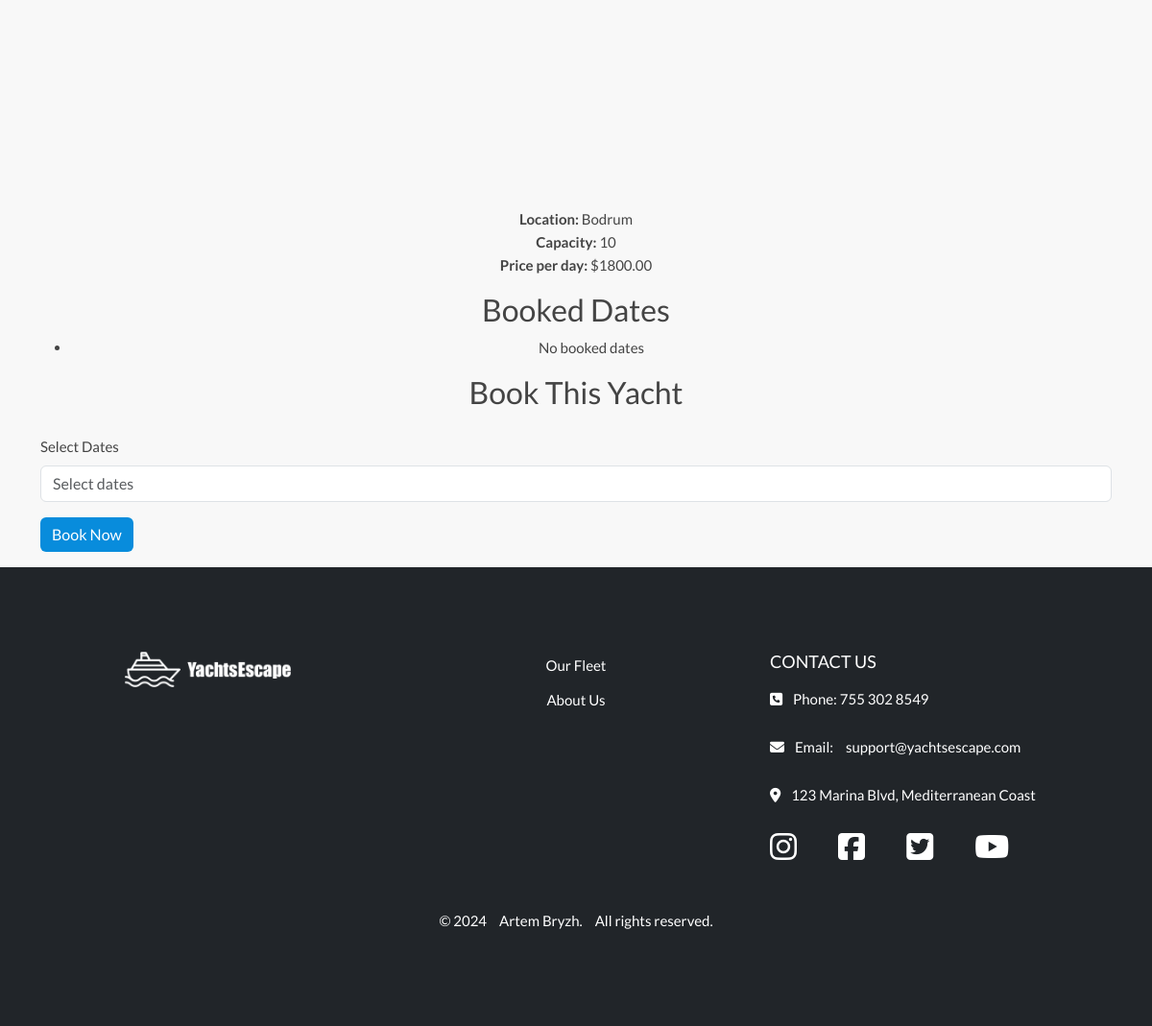
/yachts/yacht/2/ (lower part), run on an earlier commit of the app's database.
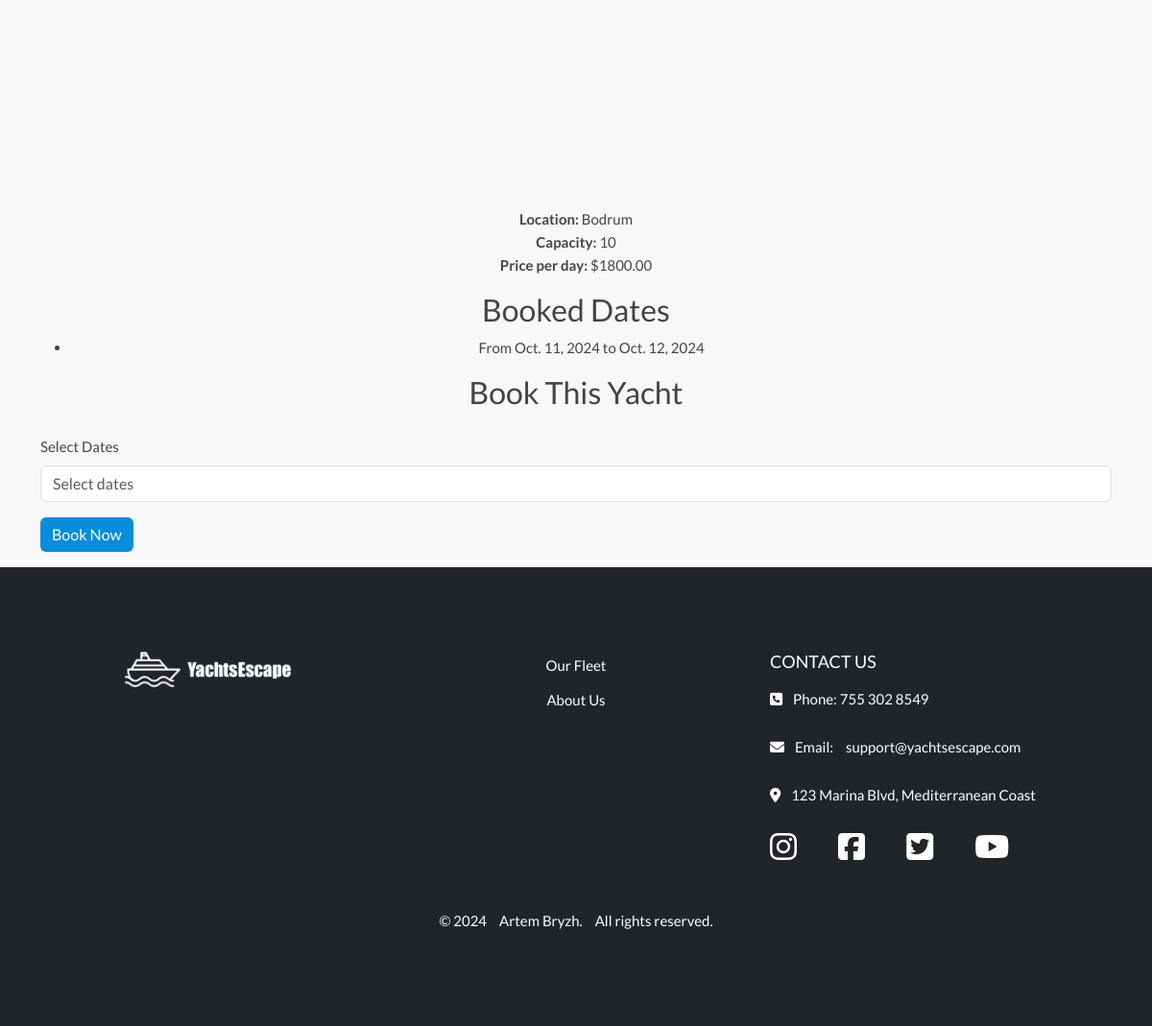
And on a later commit of the database.
### booking/models.py (models this page shows, shortened)
class Booking(models.Model):
    yacht = models.ForeignKey(Yacht, on_delete=models.CASCADE, related_name='bookings')
    start_date = models.DateField()
    end_date = models.DateField()
    total_cost = models.DecimalField(max_digits=10, decimal_places=2, default=0.00)

### yachts/views.py (the view)
# urls.py: path('yacht/<int:yacht_id>/', views.yacht_detail, name='yacht_detail'),  # URL для страницы с деталями яхты
def yacht_detail(request, yacht_id):
    yacht = get_object_or_404(Yacht, id=yacht_id)
    bookings = Booking.objects.filter(yacht=yacht).values('start_date', 'end_date')
    booked_dates = []
    for booking in bookings:
        start_date = booking['start_date']
        end_date = booking['end_date']
        print(f"Start Date Type: {type(start_date)}, End Date Type: {type(end_date)}")
        if isinstance(start_date, datetime):
            start_date_str = start_date.strftime('%Y-%m-%d')
        else:
            start_date_str = start_date  # If already a string
        if isinstance(end_date, datetime):
            end_date_str = end_date.strftime('%Y-%m-%d')
        else:
            end_date_str = end_date  # If already a string
        booked_dates.append({
            'start': start_date_str,
            'end': end_date_str
        })
    print("Booked Dates List:", booked_dates)
    if request.method == 'POST':
        form = BookingForm(request.POST)
        if form.is_valid():
            booking = form.save(commit=False)
            booking.yacht = yacht  # Assign the current yacht to the booking
            booking.user = request.user  # Assign the current user to the booking
            date_range = form.cleaned_data['date_range']
            start_date_str, end_date_str = date_range.split(" to ")
            booking.start_date = datetime.strptime(start_date_str, '%Y-%m-%d').date()
            booking.end_date = datetime.strptime(end_date_str, '%Y-%m-%d').date()
            booking.save()  # Save the booking instance
            return redirect('booking_success')  # Redirect to the booking success page
    else:
        form = BookingForm()
    context = {
        'yacht': yacht,
        'booked_dates': booked_dates,
        'form': form,  # Pass the form to the context
    }
    return render(request, 'yachts/yacht_detail.html', context)

### booking/forms.py (shortened to what this page needs)
class BookingForm(forms.ModelForm):
    date_range = forms.CharField(label='Select Dates', required=True)
    class Meta:
        model = Booking
        fields = ['yacht', 'date_range']

### yachts/templates/yachts/yacht_detail.html (shortened to what this page needs)
{% extends 'base.html' %}
{% load static %}
{% block extra_css %}
<link rel="stylesheet" href="{% static 'css/yachts/yacht-list.css' %}">
{% endblock %}
{% block content %}
<div class="container text-center">
    <div id="yachtGallery" class="carousel slide" data-bs-ride="carousel">
        <div class="carousel-inner">
        </div>
        <button class="carousel-control-prev" type="button" data-bs-target="#yachtGallery" data-bs-slide="prev">
        </button>
        <button class="carousel-control-next" type="button" data-bs-target="#yachtGallery" data-bs-slide="next">
        </button>
    </div>
    <ul class="list-unstyled mt-3">
        <li><strong>Location:</strong> {{ yacht.location }}</li>
        <li><strong>Capacity:</strong> {{ yacht.capacity }}</li>
        <li><strong>Price per day:</strong> ${{ yacht.price_per_day }}</li>
    </ul>
    <h2>Booked Dates</h2>
    <ul>
        {% for date in booked_dates %}
        <li>From {{ date.start }} to {{ date.end }}</li>
        {% empty %}
        <li>No booked dates</li>
        {% endfor %}
    </ul>
    <h2>Book This Yacht</h2>
    <form id="bookingForm" method="post" action="{% url 'booking_create' %}" class="text-start mt-4">
        <div class="row mb-3">
            <div class="col-md-12">
                <label for="dateRange" class="form-label">Select Dates</label>
                <input type="text" id="dateRange" name="date_range" class="form-control" placeholder="Select dates"
                    required>
            </div>
        </div>
        <button type="submit" class="btn btn-primary" onclick="handleFormSubmit(event)">Book Now</button>
    </form>
</div>
{% endblock %}

What changed in the data, as far as the page shows it:
added Booking: start "Oct. 11, 2024", end "Oct. 12, 2024"
Also different on the page:
text no longer shown: "No booked dates"
